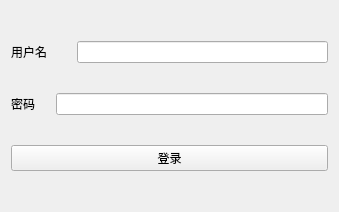
<?xml version="1.0" encoding="UTF-8"?>
<ui version="4.0">
 <class>LoginRegisterWidget</class>
 <widget class="QWidget" name="LoginRegisterWidget">
  <property name="geometry">
   <rect>
    <x>0</x>
    <y>0</y>
    <width>339</width>
    <height>212</height>
   </rect>
  </property>
  <property name="windowTitle">
   <string>Form</string>
  </property>
  <layout class="QVBoxLayout" name="verticalLayout_2">
   <item>
    <layout class="QVBoxLayout" name="verticalLayout" stretch="1,1,10">
     <property name="spacing">
      <number>30</number>
     </property>
     <item>
      <layout class="QHBoxLayout" name="horizontalLayout">
       <item>
        <widget class="QLabel" name="nameLabel">
         <property name="text">
          <string>用户名</string>
         </property>
        </widget>
       </item>
       <item>
        <widget class="QLineEdit" name="nameLineEdit"/>
       </item>
      </layout>
     </item>
     <item>
      <layout class="QHBoxLayout" name="horizontalLayout_2">
       <property name="spacing">
        <number>21</number>
       </property>
       <item>
        <widget class="QLabel" name="passwdLabel">
         <property name="text">
          <string>密码</string>
         </property>
        </widget>
       </item>
       <item>
        <widget class="QLineEdit" name="passwdLineEdit"/>
       </item>
      </layout>
     </item>
     <item>
      <widget class="QPushButton" name="loginRegisterPushButton">
       <property name="text">
        <string>登录</string>
       </property>
      </widget>
     </item>
    </layout>
   </item>
  </layout>
 </widget>
 <resources/>
 <connections/>
</ui>
